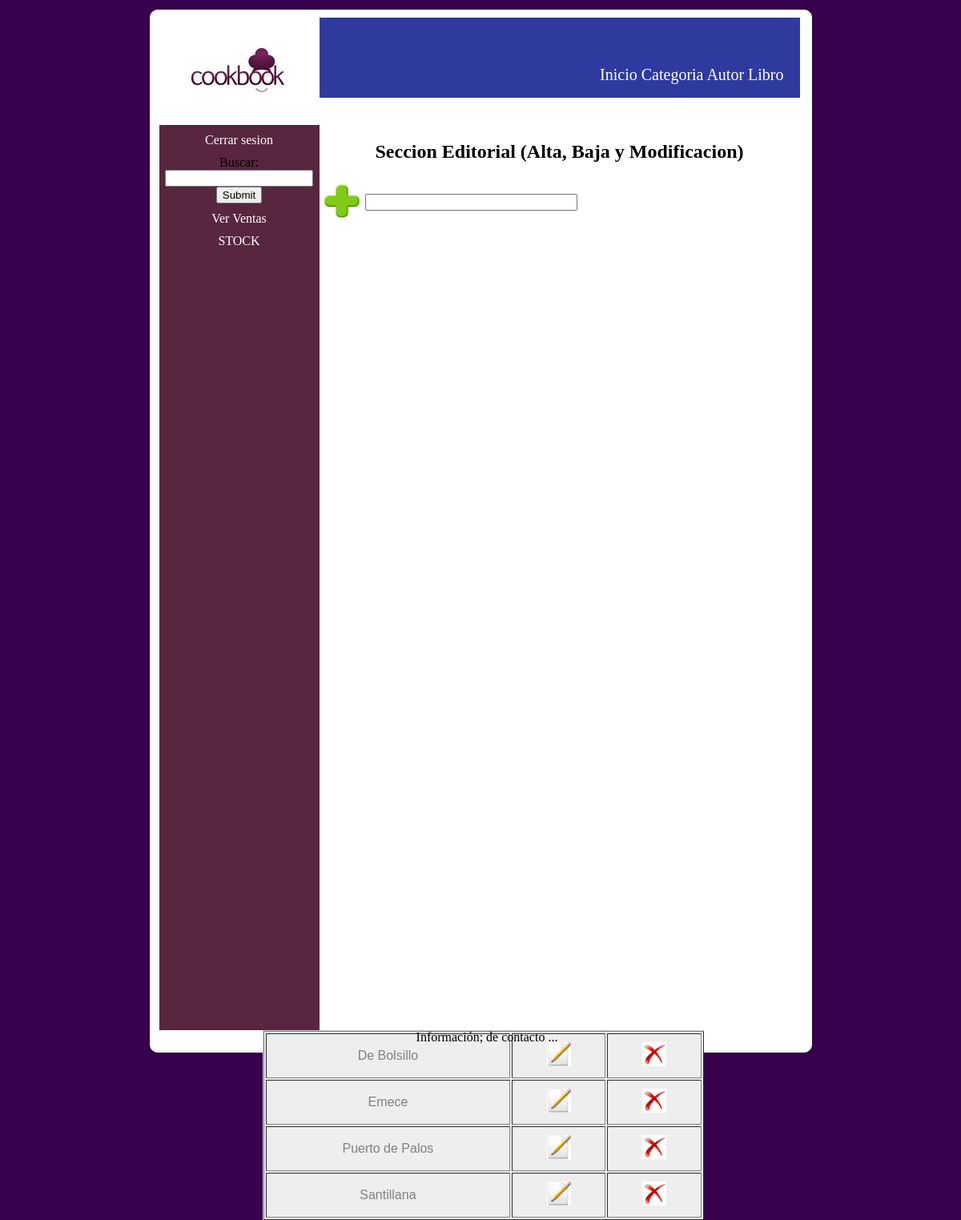
The page /Sistema/editorial.php (signed in) on the database its author committed.
### tables this page shows
CREATE TABLE IF NOT EXISTS `editorial` (
  `id_editorial` int(11) NOT NULL AUTO_INCREMENT,
  `Nombre_Edi` varchar(30) NOT NULL,
  PRIMARY KEY (`id_editorial`)
);

### Sistema/editorial.php (the view, shortened to what this page needs)
<?php
   if ($_SESSION['estado'] == "logeado"){
   include('conectar.php');
	if ( isset($_GET['error'])  and  $_GET['error'] == '1' ){?>
    <?php };
	$result = mysqli_query($link, "SELECT * FROM editorial ORDER BY Nombre_edi asc");
 ?>
<!DOCTYPE html PUBLIC "-//W3C//DTD XHTML 1.0 Strict//EN"
	"http://www.w3.org/TR/xhtml1/DTD/xhtml1-strict.dtd">
<html xmlns="http://www.w3.org/1999/xhtml" xml:lang="en" lang="en">
</html>
<head>
  <link rel="stylesheet" href="estilos.css"/>
 </head>
 <body>
<div class="contenedor">
   <div class='fondoContenedorTop'></div>
   <div class='fondoContenedorMain'>
	  <div class="encabezado">
		  <div class="logo"></div>
		<div class="menu">
				<div class="logeo">
					    <a href="./Backend.php">Inicio</a>
						<a href="./categoria.php">Categoria</a>
						<a href="./autor.php">Autor</a>
				        <a href="./libro.php">Libro</a>
	            </div>
		</div>
	  </div>
		<div class="principal">
				  <div class="columna">
						<div class="sesion"><a href='cerrarSesion.php'>Cerrar sesion</a></div>
						  <div class="sesion">
							<form action="catalogo.php" method="post">
								Buscar: <input name="palabra">
								<input type="submit" name="submit" value="Submit">
							 </form>
							</div>
						<div class="sesion"><a href='EstadoVenta.php'>Ver Ventas</a></div>
						<div class="sesion"><a href='stock.php'>STOCK</a></div>
				  </div>
				  <h2>Seccion Editorial (Alta, Baja y Modificacion)</h2>
				  <form method="post" id="formid" action="actionAgregarEditorial.php">
						  <table>
							  <tr>
								   <td><input type="image" name="boton_agregar" width=50px; height=50px; src="./Imagenes/agregar.png"></td>
								   <td><input type="text" name="name" id="name" size="30" maxlength="30"></td>
							  </tr>
						  </table>
				  </form>
				  <div class="tabla">
								 <table width="550px" border="1" cellpadding="10">
									  <?php while ($arreglo = mysqli_fetch_array($result)) {
										  $eliminar = $arreglo['id_editorial'];
										  ?>
											<tr>
											<td><?php echo $arreglo["Nombre_Edi"] ?></td>
											<form action="modificar_edi.php" method="post">
													<td><input type="image" name="modificar" value=<?php echo $eliminar ?> width=30px; height=30px; src="./Imagenes/modificar.png"></td>
											</form>
											<form action="actionEliminarEditorial.php" method="post">
													<td><input type="image" name="eliminar" value=<?php echo $eliminar ?> width=30px; height=30px; src="./Imagenes/eliminar.png"></td>
											</form>
											</tr>
									  <?php } ?>
								  </table>
				  </div>
		 </div>
	  <div class="piedepagina">
		Informaci&oacuten; de contacto ...
	  </div>
     </div>
</div>
</body>
</html>
<?php }
       else {
		  header("Location: login.php?error=1");
		   }
?>

### Sistema/estilos.css (style rules this page uses)
body { background-image:url("./Imagenes/Fondo.png"); text-align:center; }
.contenedor { width:835px; margin:auto; }
.encabezado { background-image:url("./Imagenes/banner.png"); width:800px; height:100px; background-repeat:no-repeat; }
.logo { background-image:url("./Imagenes/Logo.png"); float: left; width:200px; height:134px; }
.logeo { float:left; margin-left:20px; margin-top:60px; font-size:20px; }
a:link { color:#FFFFFF; text-decoration:none; }
.sesion { margin-top:10px; }
.columna { float:left; background-image:url("./Imagenes/columna.png"); width:200px; height:1130px; }
.tabla { float:right; margin-right:120px; border-top:1px solid #ccc; border-left:1px solid #ccc; background-color:#eee; color: gray; text-align:center; font-family:arial,verdana,times; }
.menu { float: right; padding-right:20px; }
.principal { height:1110px; width:800px; float:left; }
.fondoContenedorTop { background-image:url("./Imagenes/panel_arriba.png"); height:14px; }
.fondoContenedorMain { background-image:url("./Imagenes/panel_medio.png"); padding-left:16px; }
.piedepagina { padding-top:20px; clear:both; text-align:center; }

### rows shown on the page
editorial: Nombre_Edi "De Bolsillo"
editorial: Nombre_Edi "Emece"
editorial: Nombre_Edi "Puerto de Palos"
editorial: Nombre_Edi "Santillana"
